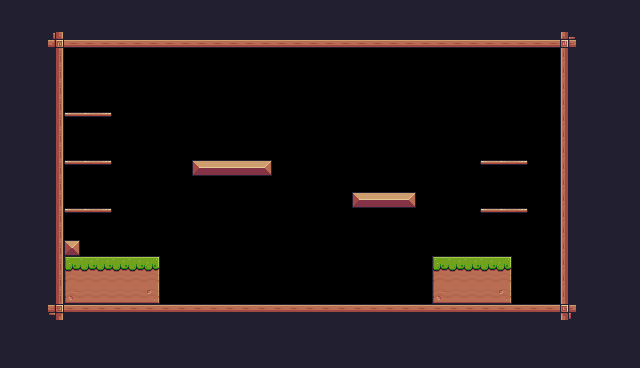

Below is a game level as drawn by its tile map, then a one-line description and the .tmx file that defines it, in full:
An orthogonal 40x23 tile map with 16x16 px tiles, 1 tile layer (Background) and 27 objects (10x Fruit, 5x Platform, 2x Saw, Player).

<map version="1.10" tiledversion="1.10.2" orientation="orthogonal" renderorder="right-down" width="40" height="23" tilewidth="16" tileheight="16" infinite="0" nextlayerid="4" nextobjectid="49">
 <tileset firstgid="1" source="Pixel Adventure.tsx" />
 <layer id="1" name="Background" width="40" height="23">
  <properties>
   <property name="BackgroundColor" value="Blue" />
  </properties>
  <data encoding="csv">
24,24,24,24,24,24,24,24,24,24,24,24,24,24,24,24,24,24,24,24,24,24,24,24,24,24,24,24,24,24,24,24,24,24,24,24,24,24,24,24,
24,24,24,24,24,24,24,24,24,24,24,24,24,24,24,24,24,24,112,112,112,112,112,112,112,112,112,112,112,112,112,24,24,24,24,24,24,24,24,24,
24,24,24,135,134,134,134,134,134,134,134,134,134,134,134,134,134,134,134,134,134,134,134,134,134,134,134,134,134,134,134,134,134,134,134,133,24,24,24,24,
24,24,24,113,0,0,0,0,0,0,0,0,0,0,0,0,0,0,0,0,0,0,0,0,0,0,0,0,0,0,0,0,0,0,0,111,24,24,24,24,
24,24,24,113,0,0,0,0,0,0,0,0,0,0,0,0,0,0,0,0,0,0,0,0,0,0,0,0,0,0,0,0,0,0,0,111,24,24,24,24,
24,24,24,113,0,0,0,0,0,0,0,0,0,0,0,0,0,0,0,0,0,0,0,0,0,0,0,0,0,0,0,0,0,0,0,111,24,24,24,24,
24,24,24,113,0,0,0,0,0,0,0,0,0,0,0,0,0,0,0,0,0,0,0,0,0,0,0,0,0,0,0,0,0,0,0,111,24,24,24,24,
24,24,24,113,40,41,42,0,0,0,0,0,0,0,0,0,0,0,0,0,0,0,0,0,0,0,0,0,0,0,0,0,0,0,0,111,24,24,24,24,
24,24,24,113,0,0,0,0,0,0,0,0,0,0,0,0,0,0,0,0,0,0,0,0,0,0,0,0,0,0,0,0,0,0,0,111,24,24,24,24,
24,24,24,113,0,0,0,0,0,0,0,0,0,0,0,0,0,0,0,0,0,0,0,0,0,0,0,0,0,0,0,0,0,0,0,111,24,24,24,24,
24,24,24,113,40,41,42,0,0,0,0,0,13,14,14,14,15,0,0,0,0,0,0,0,0,0,0,0,0,0,40,41,42,0,0,111,24,24,24,24,
24,24,24,113,0,0,0,0,0,0,0,0,0,0,0,0,0,0,0,0,0,0,0,0,0,0,0,0,0,0,0,0,0,0,0,111,24,24,24,24,
24,24,24,113,0,0,0,0,0,0,0,0,0,0,0,0,0,0,0,0,0,0,13,14,14,15,0,0,0,0,0,0,0,0,0,111,24,24,24,24,
24,24,24,113,40,41,42,0,0,0,0,0,0,0,0,0,0,0,0,0,0,0,0,0,0,0,0,0,0,0,40,41,42,0,0,111,24,24,24,24,
24,24,24,113,0,0,0,0,0,0,0,0,0,0,0,0,0,0,0,0,0,0,0,0,0,0,0,0,0,0,0,0,0,0,0,111,24,24,24,24,
24,24,24,113,35,0,0,0,0,0,0,0,0,0,0,0,0,0,0,0,0,0,0,0,0,0,0,0,0,0,0,0,0,0,0,111,24,24,24,24,
24,24,24,113,7,8,8,8,8,9,0,0,0,0,0,0,0,0,0,0,0,0,0,0,0,0,0,7,8,8,8,9,0,0,0,111,24,24,24,24,
24,24,24,113,29,30,30,30,30,31,0,0,0,0,0,0,0,0,0,0,0,0,0,0,0,0,0,29,30,30,30,31,0,0,0,111,24,24,24,24,
24,24,24,113,51,52,52,52,52,53,0,0,0,0,0,0,0,0,0,0,0,0,0,0,0,0,0,51,52,52,52,53,0,0,0,111,24,24,24,24,
24,24,24,91,90,90,90,90,90,90,90,90,90,90,90,90,90,90,90,90,90,90,90,90,90,90,90,90,90,90,90,90,90,90,90,89,24,24,24,24,
24,24,24,24,24,112,112,112,112,112,112,24,24,24,24,24,24,24,24,24,24,24,24,24,24,24,24,24,24,24,24,24,24,24,24,24,24,24,24,24,
24,24,24,24,24,24,24,24,24,24,24,24,24,24,24,24,24,24,24,24,24,24,24,24,24,24,24,24,24,24,24,24,24,24,24,24,24,24,24,24,
24,24,24,24,24,24,24,24,24,24,24,24,24,24,24,24,24,24,24,24,24,24,24,24,24,24,24,24,24,24,24,24,24,24,24,24,24,24,24,24
</data>
 </layer>
 <objectgroup id="3" name="Collisions">
  <object id="6" x="48" y="32" width="16" height="288" />
  <object id="7" x="48.4453" y="304" width="527.555" height="16" />
  <object id="8" x="560" y="32" width="16" height="286.999" />
  <object id="9" x="47.3343" y="32" width="528.22" height="16" />
  <object id="12" x="49.0008" y="256" width="110.999" height="62.4436" />
  <object id="13" x="432" y="256" width="79.3343" height="62.4436" />
  <object id="14" x="352.096" y="192" width="63.9036" height="16" />
  <object id="15" x="192.515" y="160" width="78.5516" height="16" />
  <object id="18" x="47.3343" y="240" width="32.6657" height="16" />
  <object id="20" type="Platform" x="480" y="208" width="48" height="5.53712" />
  <object id="21" type="Platform" x="480.416" y="160.324" width="48" height="4.70009" />
  <object id="22" type="Platform" x="63.7729" y="207.544" width="48" height="5.95564" />
  <object id="23" type="Platform" x="63.2174" y="160.324" width="48" height="4.70009" />
  <object id="24" type="Platform" x="64.3284" y="112.549" width="48" height="4.70009" />
 </objectgroup>
 <objectgroup id="2" name="Spawnpoints">
  <object id="3" name="Player" type="Player" x="127.461" y="223.663" width="32" height="32" />
  <object id="25" name="Bananas" type="Fruit" x="80" y="80" width="32" height="32" />
  <object id="26" name="Orange" type="Fruit" x="80.2585" y="128.388" width="32" height="32" />
  <object id="27" name="Apple" type="Fruit" x="79.84" y="175.68" width="32" height="32" />
  <object id="39" name="Cherries" type="Fruit" x="192" y="128" width="32" height="32" />
  <object id="40" name="Cherries" type="Fruit" x="236.365" y="127.551" width="32" height="32" />
  <object id="41" name="Cherries" type="Fruit" x="212.509" y="95.325" width="32" height="32" />
  <object id="42" name="Cherries" type="Fruit" x="352.293" y="160.195" width="32" height="32" />
  <object id="43" name="Cherries" type="Fruit" x="384.519" y="160.195" width="32" height="32" />
  <object id="44" name="Kiwi" type="Fruit" x="489.148" y="127.551" width="32" height="32" />
  <object id="45" name="Kiwi" type="Fruit" x="488.311" y="175.261" width="32" height="32" />
  <object id="47" type="Saw" x="288" y="288" width="32" height="32">
   <properties>
    <property name="isVertical" type="bool" value="false" />
    <property name="offNeg" type="float" value="8" />
    <property name="offPos" type="float" value="7" />
   </properties>
  </object>
  <object id="48" type="Saw" x="288" y="112" width="32" height="32">
   <properties>
    <property name="isVertical" type="bool" value="true" />
    <property name="offNeg" type="float" value="4" />
    <property name="offPos" type="float" value="3" />
   </properties>
  </object>
 </objectgroup>
</map>
